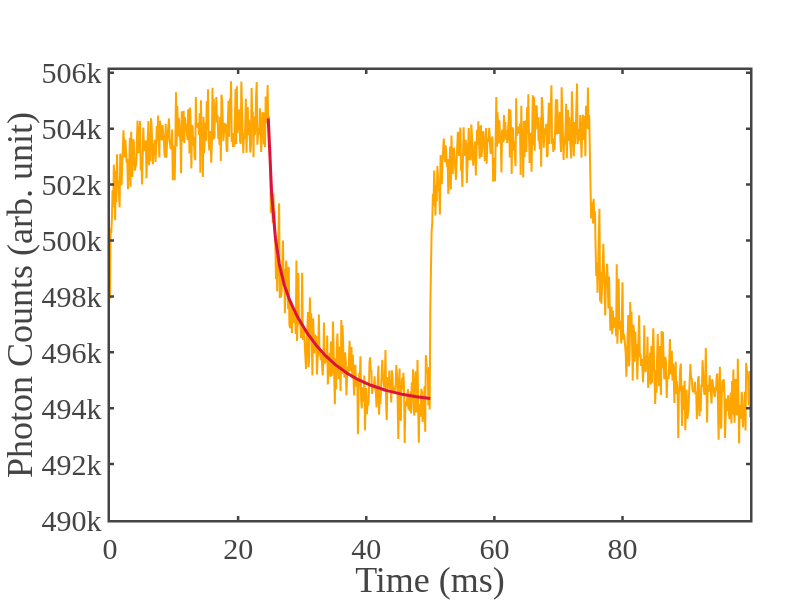

Notebook code cell kept with this figure:
### Markdown cell above
### percentage change

### Code cell
import numpy as np
import pandas as pd
import plotly.graph_objects as go
import plotly.io as pio
import os
import re
from scipy.interpolate import interp1d

# ============================================================
# --- Custom Plotly Template ---
# ============================================================
fig_template = go.layout.Template()
fig_template.layout = {
    'template': 'simple_white+presentation',
    'autosize': False,
    'width': 800,
    'height': 600,
    'xaxis': {
        'ticks': 'inside',
        'mirror': 'ticks',
        'linewidth': 2.5,
        'tickwidth': 2.5,
        'ticklen': 4,
        'showline': True,
        'showgrid': False,
        'zerolinecolor': 'white',
    },
    'yaxis': {
        'ticks': 'inside',
        'mirror': 'ticks',
        'linewidth': 2.5,
        'tickwidth': 2.5,
        'ticklen': 4,
        'showline': True,
        'showgrid': False,
        'zerolinecolor': 'white',
    },
    'font': {
        'family': 'mathjax',
        'size': 30,
    }
}

# ============================================================
# --- Calibration Tables ---
# ============================================================
calib_975 = {
    10: 1.79, 30: 5.4, 50: 10, 70: 16.87, 90: 22,
    110: 25.4, 130: 29.72, 150: 31.21, 170: 36.48,
    190: 43, 210: 52.5, 230: 53.62, 250: 60.57
}

calib_1064 = {
    1.75: 4.6, 2: 7.6, 2.25: 10.25, 2.5: 14.3, 2.75: 21,
    3: 36.65, 3.25: 43.6, 3.5: 53, 3.75: 67, 3.86: 77
}

interp_975 = interp1d(list(calib_975.keys()), list(calib_975.values()), fill_value="extrapolate")
interp_1064 = interp1d(list(calib_1064.keys()), list(calib_1064.values()), fill_value="extrapolate")

# ============================================================
# --- Paths and Parameters ---
# ============================================================
base_path = r"D:\Atanu\NaBiF4_PL_analysis\NaBiF4_PL_analysis\NaBiF4_PL_analysis\datas\Oct\2nd Oct NaBiF4\Percentage Modulation"
save_folder = r"D:\Atanu\NaBiF4_PL_analysis\NaBiF4_PL_analysis\NaBiF4_PL_analysis\figures in paper"
os.makedirs(save_folder, exist_ok=True)

pattern = re.compile(r"1064nm_(\d*\.?\d+)mW.*975nm_(\d+)mW\.txt")

# ============================================================
# --- Focus on highest 1064 nm folder ---
# ============================================================
target_folder = "1064nm_3.86mA"
folder_path = os.path.join(base_path, target_folder)

if not os.path.exists(folder_path):
    raise FileNotFoundError(f"Target folder not found: {folder_path}")

datasets = []

for file in os.listdir(folder_path):
    if file.endswith(".txt"):
        match = pattern.match(file)
        if match:
            i_1064 = float(match.group(1))
            p_975_raw = int(match.group(2))

            p_1064_sample = float(interp_1064(i_1064))
            p_975_sample = float(interp_975(p_975_raw))

            file_path = os.path.join(folder_path, file)
            arr = np.loadtxt(file_path, skiprows=1)
            datasets.append((p_975_sample, arr, p_1064_sample))

# ============================================================
# --- Select lowest 975 nm power dataset ---
# ============================================================
if not datasets:
    raise RuntimeError("No valid datasets found.")

datasets.sort(key=lambda x: x[0])  # sort by 975 nm power
lowest_975_dataset = datasets[0]   # pick the lowest power dataset

p_975_sample, arr, p_1064_sample = lowest_975_dataset

# ============================================================
# --- Plot Raw Data (hide legend) ---
# ============================================================
fig = go.Figure()
fig.add_trace(go.Scatter(
    x=arr[:, 0]/1e9,       # convert to ms for plotting (consistent with your previous code)
    y=arr[:, 1],
    mode='lines+markers',
    # no name -> no legend entry, also enforce showlegend=False
    showlegend=False,
    line=dict(width=1.5, color='royalblue'),
))

# ============================================================
# --- Add Corrected Double Exponential Fit Curve (no normalization) ---
# ============================================================

# Fit parameters and constants (as provided)
y0 = 4.9415e+5
A1 = 4485.3
tau1 = 7.5842e+8
A2 = 5729.9
tau2 = 7.4681e+9
X0 = 2.47e+10  # constant

# Fit x-range in ms (user provided) and convert back to the original units used by taus/X0
x1_ms, x2_ms = 24.7, 50
# original units = ms * 1e9 (this matches how arr[:,0] was used in your earlier code)
x_fit_orig = np.linspace(x1_ms, x2_ms, 400) * 1e9  # same units as tau1,tau2,X0

# Double exponential model including y0
y_fit = y0 + A1 * np.exp(-(x_fit_orig - X0) / tau1) + A2 * np.exp(-(x_fit_orig - X0) / tau2)

# # plot fit (convert x back to ms for plotting)
# fig.add_trace(go.Scatter(
#     x=x_fit_orig / 1e9,   # back to ms
#     y=y_fit,
#     mode='lines',
#     line=dict(width=3, color='crimson'),
#     showlegend=False
# ))

# ============================================================
# --- Figure Layout (set y-range max to 506000) ---
# ============================================================
fig.update_layout(
    template=fig_template,
    xaxis_title="Time (ms)",
    yaxis_title="Photon Counts (arb. unit)",
    width=800,
    height=600,
    margin=dict(l=110, r=50, t=70, b=80),
)

# set explicit y-axis range (0 to 506000)
fig.update_yaxes(range=[492500, 506100])


fig.show()

# ============================================================
# --- Save Figure (using preferred format) ---
# ============================================================

output_path = r"D:\Atanu\NaBiF4_PL_analysis\NaBiF4_PL_analysis\NaBiF4_PL_analysis\figures in paper\per_modulation_without_fitting.png"

pio.write_image(fig, output_path, format='png', scale=4)
print(f"✅ Figure saved as: {output_path}")

### Figure 1 — Plotly figure (JSON) as saved in the notebook; plotly's stock layout.template omitted (floating-point values rounded to 4 significant figures; data arrays with more than 128 entries replaced by an {"elided": "..."} marker saying what was removed)
{"data": [{"line": {"color": "Orange", "width": 2}, "mode": "lines", "showlegend": false, "type": "scatter", "x": {"elided": "1000 float values"}, "y": {"elided": "1000 float values"}}, {"line": {"color": "crimson", "width": 3}, "mode": "lines", "showlegend": false, "type": "scatter", "x": {"elided": "400 float values"}, "y": {"elided": "400 float values"}}], "layout": {"height": 600, "margin": {"b": 80, "l": 110, "r": 50, "t": 70}, "width": 800, "xaxis": {"title": {"text": "Time (ms)"}}, "yaxis": {"range": [490000, 506100], "title": {"text": "Photon Counts (arb. unit)"}}}}
